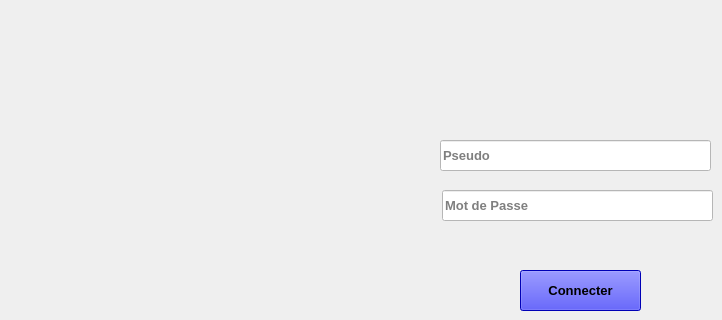
    <widget class="QWidget" name="page_5">
     <widget class="QPushButton" name="connecter">
      <property name="geometry">
       <rect>
        <x>520</x>
        <y>270</y>
        <width>121</width>
        <height>41</height>
       </rect>
      </property>
      <property name="font">
       <font>
        <pointsize>10</pointsize>
        <weight>75</weight>
        <bold>true</bold>
        <underline>false</underline>
       </font>
      </property>
      <property name="styleSheet">
       <string notr="true">background-color:blue;</string>
      </property>
      <property name="text">
       <string>Connecter</string>
      </property>
     </widget>
     <widget class="QLineEdit" name="pseudo">
      <property name="geometry">
       <rect>
        <x>440</x>
        <y>140</y>
        <width>271</width>
        <height>31</height>
       </rect>
      </property>
      <property name="font">
       <font>
        <pointsize>10</pointsize>
        <weight>75</weight>
        <bold>true</bold>
       </font>
      </property>
      <property name="styleSheet">
       <string notr="true">background-color:white;</string>
      </property>
      <property name="placeholderText">
       <string>Pseudo</string>
      </property>
     </widget>
     <widget class="QLineEdit" name="motdepasse">
      <property name="geometry">
       <rect>
        <x>442</x>
        <y>190</y>
        <width>271</width>
        <height>31</height>
       </rect>
      </property>
      <property name="font">
       <font>
        <pointsize>10</pointsize>
        <weight>75</weight>
        <bold>true</bold>
       </font>
      </property>
      <property name="styleSheet">
       <string notr="true">background-color:white;</string>
      </property>
      <property name="echoMode">
       <enum>QLineEdit::Password</enum>
      </property>
      <property name="placeholderText">
       <string>Mot de Passe</string>
      </property>
     </widget>
    </widget>
